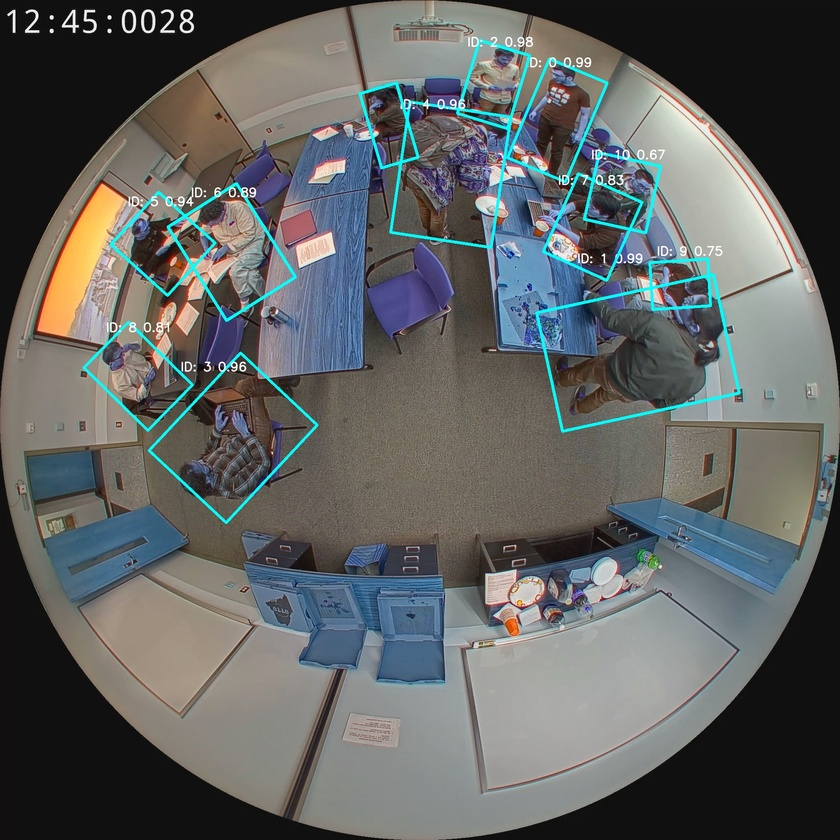
#> input picture Project/Detection.jpg, 840 x 840 px, shrunk from 2048 x 2048 before the run
$ python DetectionBlur.py
#> lines starting #> are read from the running program, lines starting #| are printed output that depends on the picture
import cv2
original = cv2.imread("Detection.jpg", 3)
#> original is the input picture: shape (840, 840, 3); mean B, G, R 97.5, 98.4, 95.6
blurred = cv2.GaussianBlur(original, (25,25), 0)
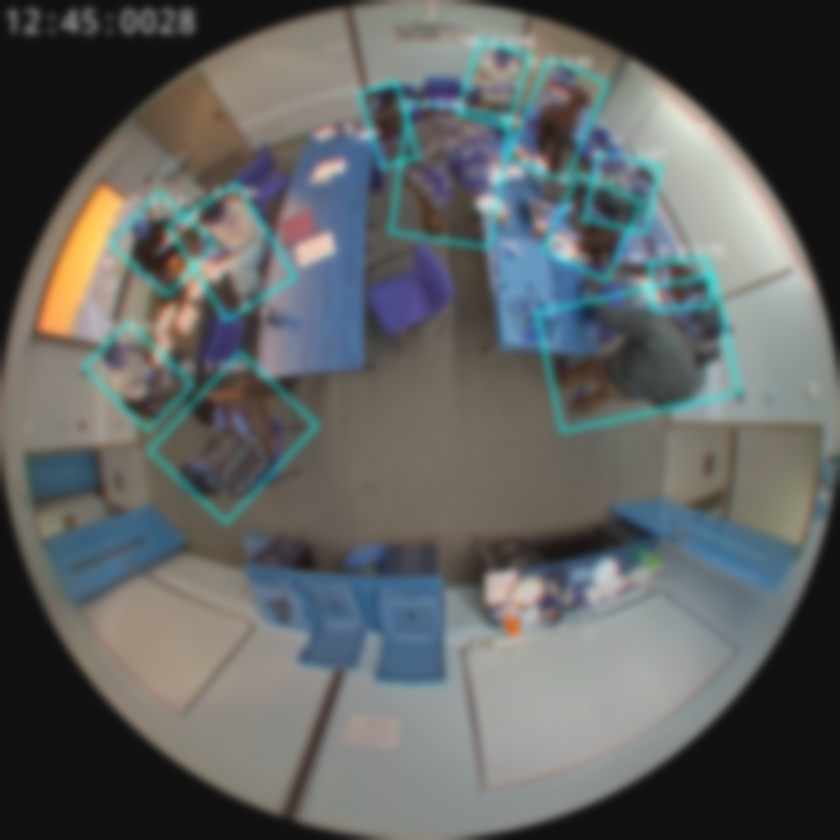
#> blurred: shape (840, 840, 3); mean B, G, R 97.6, 98.4, 95.6

original[0:500, 0:500] = blurred[0:500, 0:500]
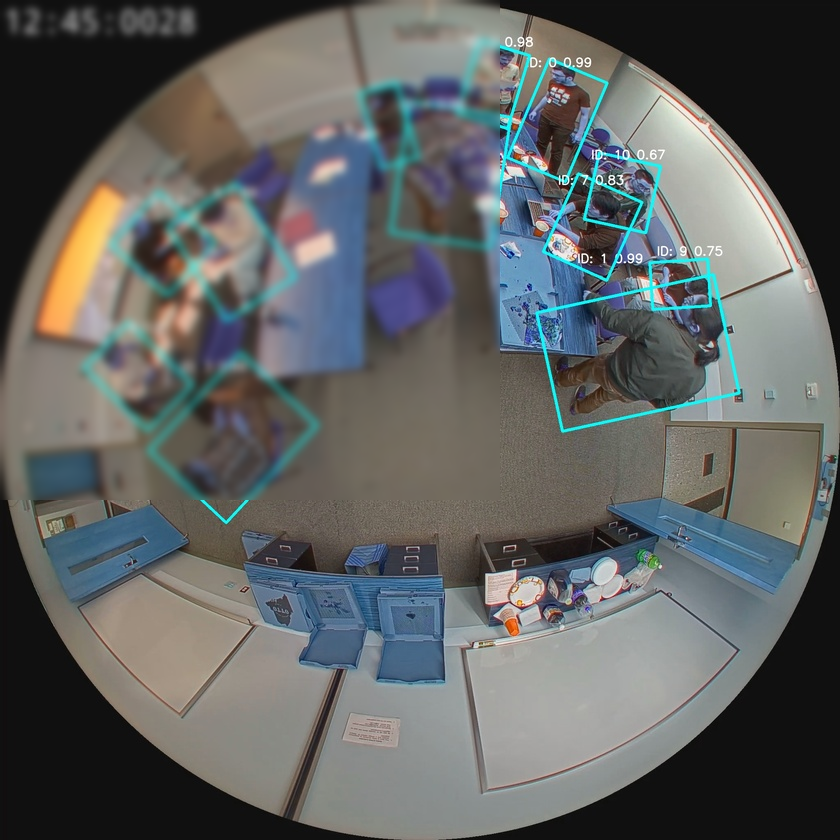
#> original: shape (840, 840, 3); mean B, G, R 97.6, 98.4, 95.6

#1358.99560546875, 293.4925231933594, 152.9748992919922, 261.75750732421875, 23.010772705078125

cv2.imwrite('cvBlurredOutput.jpg', original) #test
